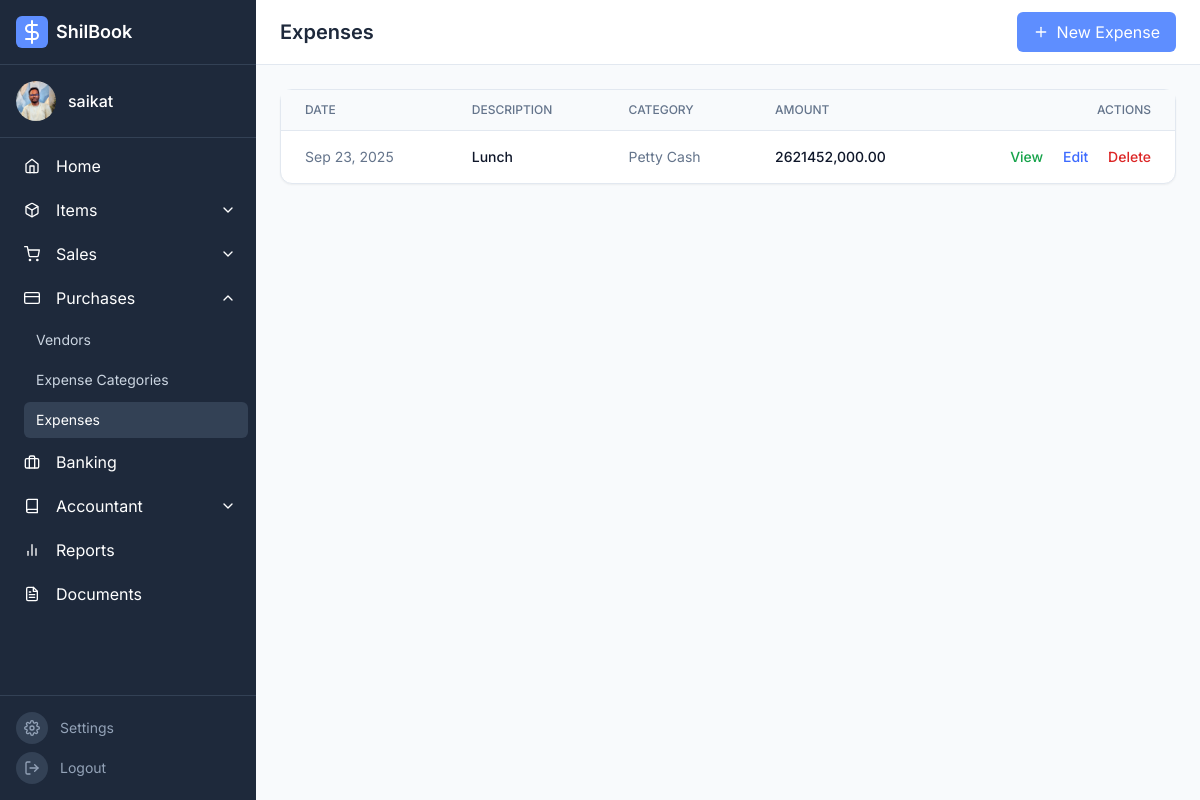
/purchases/expenses/index.php (signed in), run on an earlier commit of the app's database.
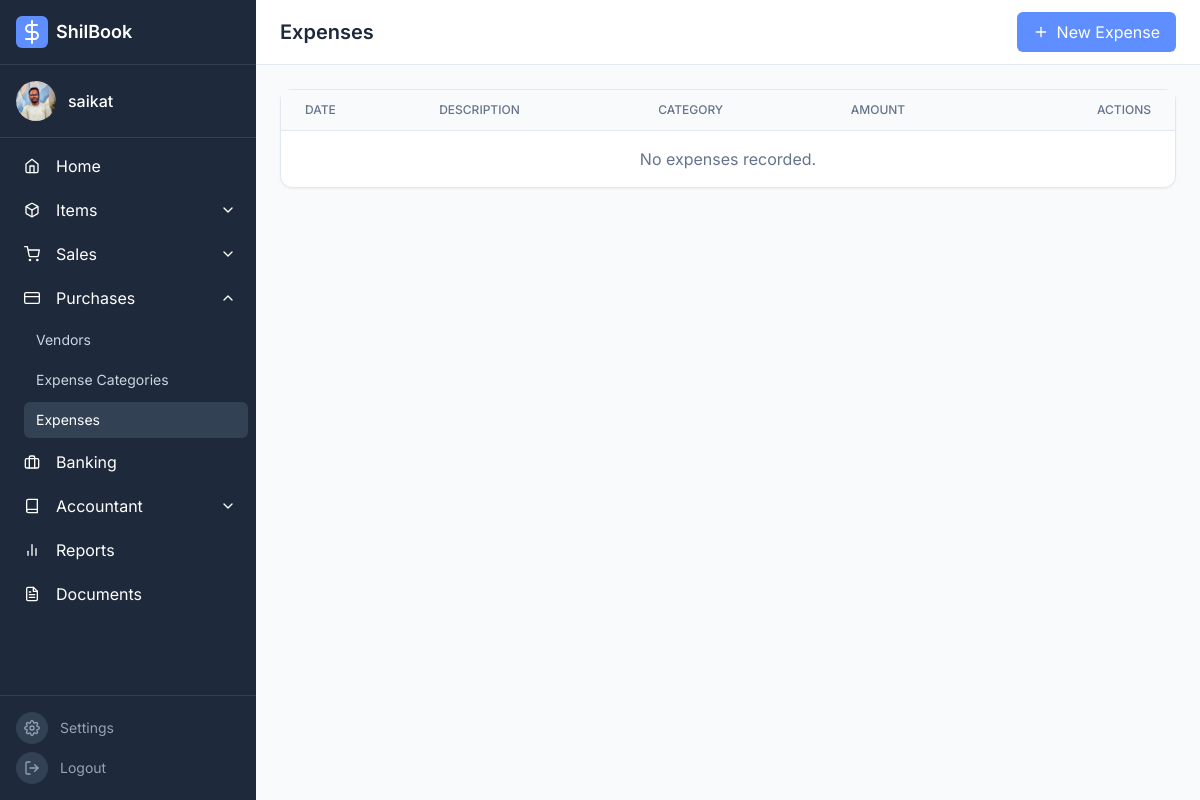
And on a later commit of the database.
### tables this page shows
CREATE TABLE `expenses` (
  `id` int(11) NOT NULL,
  `user_id` int(11) NOT NULL,
  `category_id` int(11) NOT NULL,
  `vendor_id` int(11) DEFAULT NULL,
  `description` text NOT NULL,
  `expense_date` date NOT NULL,
  `amount` decimal(10,2) NOT NULL,
  `notes` text DEFAULT NULL,
  `created_at` timestamp NOT NULL DEFAULT current_timestamp()
);

CREATE TABLE `expense_categories` (
  `id` int(11) NOT NULL,
  `user_id` int(11) NOT NULL,
  `name` varchar(255) NOT NULL
);

### purchases/expenses/index.php (the view, shortened to what this page needs)
<?php
require_once '../../config.php';
$userId = $_SESSION['user_id'];
$sql = "SELECT e.*, ec.name as category_name, v.name as vendor_name
        FROM expenses e
        JOIN expense_categories ec ON e.category_id = ec.id
        LEFT JOIN vendors v ON e.vendor_id = v.id
        WHERE e.user_id = :user_id
        ORDER BY e.expense_date DESC";
$stmt = $pdo->prepare($sql);
$stmt->execute(['user_id' => $userId]);
$expenses = $stmt->fetchAll(PDO::FETCH_ASSOC);
require_once '../../partials/header.php';
require_once '../../partials/sidebar.php';
?>
<div class="flex-1 flex flex-col overflow-hidden">
    <header class="bg-white border-b border-macgray-200 py-3 px-6 flex items-center justify-between">
        <h1 class="text-xl font-semibold text-macgray-800">Expenses</h1>
        <button id="addBtn" class="px-4 py-2 bg-macblue-500 text-white rounded-md hover:bg-macblue-600 flex items-center space-x-2">
            <i data-feather="plus" class="w-4 h-4"></i><span>New Expense</span>
        </button>
    </header>
    <main class="content-area flex-1 overflow-y-auto p-6 bg-macgray-50">
        <div class="max-w-7xl mx-auto">
            <div class="bg-white rounded-xl shadow-sm border border-macgray-200">
                <div class="overflow-x-auto">
                    <table class="min-w-full divide-y divide-macgray-200">
                        <thead class="bg-macgray-50">
                            <tr>
                                <th class="px-6 py-3 text-left text-xs font-medium text-macgray-500 uppercase">Date</th>
                                <th class="px-6 py-3 text-left text-xs font-medium text-macgray-500 uppercase">Description</th>
                                <th class="px-6 py-3 text-left text-xs font-medium text-macgray-500 uppercase">Category</th>
                                <th class="px-6 py-3 text-left text-xs font-medium text-macgray-500 uppercase">Amount</th>
                                <th class="px-6 py-3 text-right text-xs font-medium text-macgray-500 uppercase">Actions</th>
                            </tr>
                        </thead>
                        <tbody class="divide-y divide-macgray-200">
                            <?php if (empty($expenses)): ?>
                                <tr><td colspan="5" class="px-6 py-4 text-center text-macgray-500">No expenses recorded.</td></tr>
                            <?php else: ?>
                                <?php foreach ($expenses as $expense): ?>
                                    <tr>
                                        <td class="px-6 py-4 whitespace-nowrap text-sm text-macgray-500"><?php echo htmlspecialchars(date("M d, Y", strtotime($expense['expense_date']))); ?></td>
                                        <td class="px-6 py-4 whitespace-nowrap text-sm font-medium text-macgray-900"><?php echo htmlspecialchars($expense['description']); ?></td>
                                        <td class="px-6 py-4 whitespace-nowrap text-sm text-macgray-500"><?php echo htmlspecialchars($expense['category_name']); ?></td>
                                        <td class="px-6 py-4 whitespace-nowrap text-sm font-medium text-macgray-900"><?php echo CURRENCY_SYMBOL; ?><?php echo htmlspecialchars(number_format($expense['amount'], 2)); ?></td>
                                        <td class="px-6 py-4 whitespace-nowrap text-right text-sm font-medium">
                                            <a href="view.php?id=<?php echo $expense['id']; ?>" class="text-green-600 hover:text-green-900">View</a>
                                            <button class="editBtn text-macblue-600 hover:text-macblue-900 ml-4"
                                                data-id="<?php echo $expense['id']; ?>"
                                                data-date="<?php echo htmlspecialchars($expense['expense_date']); ?>"
                                                data-amount="<?php echo htmlspecialchars($expense['amount']); ?>"
                                                data-category-id="<?php echo $expense['category_id']; ?>"
                                                data-vendor-id="<?php echo $expense['vendor_id']; ?>"
                                                data-description="<?php echo htmlspecialchars($expense['description']); ?>"
                                                data-notes="<?php echo htmlspecialchars($expense['notes']); ?>">Edit</button>
                                            <a href="index.php?action=delete&id=<?php echo $expense['id']; ?>" class="text-red-600 hover:text-red-900 ml-4" onclick="return confirm('Are you sure?');">Delete</a>
                                        </td>
                                    </tr>
                                <?php endforeach; ?>
                            <?php endif; ?>
                        </tbody>
                    </table>
                </div>
            </div>
        </div>
    </main>
</div>
<?php
require_once '../../partials/footer.php';
?>

What changed in the data, as far as the page shows it:
removed expenses: expense_date "Sep 23, 2025", description "Lunch", category.name "Petty Cash", amount "2,000.00"
Also different on the page:
text now shown: "No expenses recorded."
